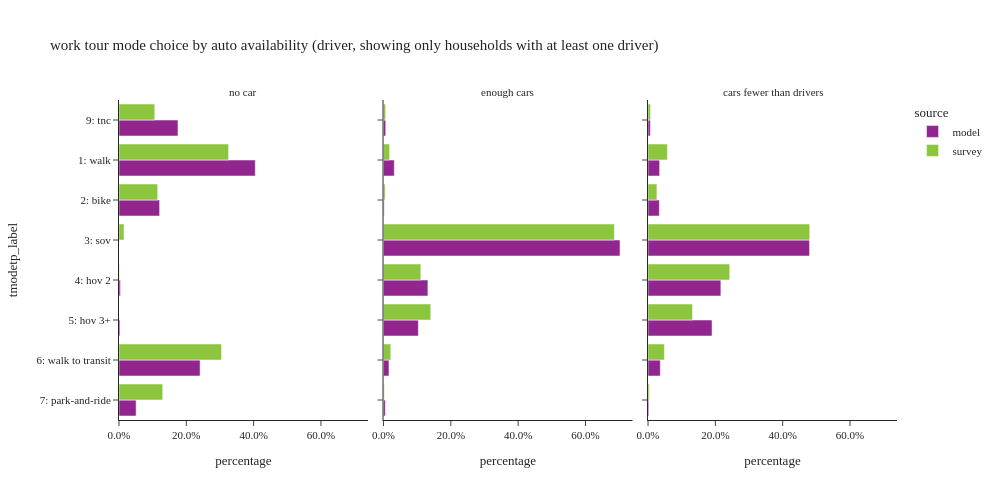

The code cell stored with this chart in its notebook:
### Code cell
plot_mode_choice(wk_tour.filter(pl.col('auto_available_drivers') != "no drivers"), "auto_available_drivers",
                 {"auto_available_driver": ["no car", "cars fewer than drivers", "enough cars"],
                  "tmodetp_label": order_mode},
                 "auto availability (driver, showing only households with at least one driver)", 3, 500, 1000)

### Figure 1 — Plotly figure (JSON) as saved in the notebook; plotly's stock layout.template omitted (floating-point values rounded to 4 significant figures)
{"data": [{"alignmentgroup": "True", "customdata": [[3], [15769], [4698], [168], [120], [9381], [1978], [6824]], "hovertemplate": "source=model<br>auto_available_drivers=no car<br>percentage=%{x}<br>tmodetp_label=%{y}<br>sample count=%{customdata[0]}<extra></extra>", "legendgroup": "model", "marker": {"color": "#91268F", "pattern": {"shape": ""}}, "name": "model", "offsetgroup": "model", "orientation": "h", "showlegend": true, "textposition": "auto", "type": "bar", "x": [7.704e-05, 0.4049, 0.1206, 0.004314, 0.003082, 0.2409, 0.05079, 0.1752], "xaxis": "x", "y": [null, "1: walk", "2: bike", "4: hov 2", "5: hov 3+", "6: walk to transit", "7: park-and-ride", "9: tnc"], "yaxis": "y"}, {"alignmentgroup": "True", "customdata": [[21], [34265], [2106], [753377], [141357], [110978], [17374], [5661], [7004]], "hovertemplate": "source=model<br>auto_available_drivers=enough cars<br>percentage=%{x}<br>tmodetp_label=%{y}<br>sample count=%{customdata[0]}<extra></extra>", "legendgroup": "model", "marker": {"color": "#91268F", "pattern": {"shape": ""}}, "name": "model", "offsetgroup": "model", "orientation": "h", "showlegend": false, "textposition": "auto", "type": "bar", "x": [1.959e-05, 0.03196, 0.001964, 0.7027, 0.1318, 0.1035, 0.0162, 0.00528, 0.006533], "xaxis": "x2", "y": [null, "1: walk", "2: bike", "3: sov", "4: hov 2", "5: hov 3+", "6: walk to transit", "7: park-and-ride", "9: tnc"], "yaxis": "y2"}, {"alignmentgroup": "True", "customdata": [[9], [15545], [15185], [216853], [97789], [85922], [16444], [1070], [3112]], "hovertemplate": "source=model<br>auto_available_drivers=cars fewer than drivers<br>percentage=%{x}<br>tmodetp_label=%{y}<br>sample count=%{customdata[0]}<extra></extra>", "legendgroup": "model", "marker": {"color": "#91268F", "pattern": {"shape": ""}}, "name": "model", "offsetgroup": "model", "orientation": "h", "showlegend": false, "textposition": "auto", "type": "bar", "x": [1.991e-05, 0.0344, 0.0336, 0.4798, 0.2164, 0.1901, 0.03639, 0.002368, 0.006886], "xaxis": "x3", "y": [null, "1: walk", "2: bike", "3: sov", "4: hov 2", "5: hov 3+", "6: walk to transit", "7: park-and-ride", "9: tnc"], "yaxis": "y3"}, {"alignmentgroup": "True", "customdata": [[2], [61], [28], [5], [2], [96], [8], [9]], "hovertemplate": "source=survey<br>auto_available_drivers=no car<br>percentage=%{x}<br>tmodetp_label=%{y}<br>sample count=%{customdata[0]}<extra></extra>", "legendgroup": "survey", "marker": {"color": "#8CC63E", "pattern": {"shape": ""}}, "name": "survey", "offsetgroup": "survey", "orientation": "h", "showlegend": true, "textposition": "auto", "type": "bar", "x": [0.002557, 0.3255, 0.1149, 0.01482, 0.00124, 0.3047, 0.1299, 0.1063], "xaxis": "x", "y": [null, "1: walk", "2: bike", "3: sov", "4: hov 2", "6: walk to transit", "7: park-and-ride", "9: tnc"], "yaxis": "y"}, {"alignmentgroup": "True", "customdata": [[7], [48], [29], [786], [100], [62], [74], [8], [4]], "hovertemplate": "source=survey<br>auto_available_drivers=enough cars<br>percentage=%{x}<br>tmodetp_label=%{y}<br>sample count=%{customdata[0]}<extra></extra>", "legendgroup": "survey", "marker": {"color": "#8CC63E", "pattern": {"shape": ""}}, "name": "survey", "offsetgroup": "survey", "orientation": "h", "showlegend": false, "textposition": "auto", "type": "bar", "x": [0.009937, 0.01815, 0.004868, 0.6859, 0.1109, 0.1403, 0.02156, 0.002137, 0.006167], "xaxis": "x2", "y": [null, "1: walk", "2: bike", "3: sov", "4: hov 2", "5: hov 3+", "6: walk to transit", "7: park-and-ride", "9: tnc"], "yaxis": "y2"}, {"alignmentgroup": "True", "customdata": [[3], [46], [47], [221], [74], [23], [87], [4], [3]], "hovertemplate": "source=survey<br>auto_available_drivers=cars fewer than drivers<br>percentage=%{x}<br>tmodetp_label=%{y}<br>sample count=%{customdata[0]}<extra></extra>", "legendgroup": "survey", "marker": {"color": "#8CC63E", "pattern": {"shape": ""}}, "name": "survey", "offsetgroup": "survey", "orientation": "h", "showlegend": false, "textposition": "auto", "type": "bar", "x": [0.0005958, 0.05771, 0.02635, 0.4804, 0.2427, 0.1321, 0.04868, 0.003771, 0.007589], "xaxis": "x3", "y": [null, "1: walk", "2: bike", "3: sov", "4: hov 2", "5: hov 3+", "6: walk to transit", "7: park-and-ride", "9: tnc"], "yaxis": "y3"}], "layout": {"annotations": [{"font": {}, "showarrow": false, "text": "no car", "x": 0.16, "xanchor": "center", "xref": "paper", "y": 1.0, "yanchor": "bottom", "yref": "paper"}, {"font": {}, "showarrow": false, "text": "enough cars", "x": 0.5, "xanchor": "center", "xref": "paper", "y": 1.0, "yanchor": "bottom", "yref": "paper"}, {"font": {}, "showarrow": false, "text": "cars fewer than drivers", "x": 0.84, "xanchor": "center", "xref": "paper", "y": 1.0, "yanchor": "bottom", "yref": "paper"}], "barmode": "group", "height": 500, "legend": {"title": {"text": "source"}, "tracegroupgap": 0}, "title": {"text": "work tour mode choice by auto availability (driver, showing only households with at least one driver)"}, "width": 1000, "xaxis": {"anchor": "y", "domain": [0.0, 0.32], "tickformat": ".1%", "title": {"text": "percentage"}}, "xaxis2": {"anchor": "y2", "domain": [0.34, 0.66], "matches": "x", "tickformat": ".1%", "title": {"text": "percentage"}}, "xaxis3": {"anchor": "y3", "domain": [0.68, 1.0], "matches": "x", "tickformat": ".1%", "title": {"text": "percentage"}}, "yaxis": {"anchor": "x", "categoryarray": ["9:tnc", "8: school bus", "7: park-and-ride", "6: walk to transit", "5: hov 3+", "4: hov 2", "3: sov", "2: bike", "1: walk"], "categoryorder": "array", "domain": [0.0, 1.0], "title": {"text": "tmodetp_label"}}, "yaxis2": {"anchor": "x2", "domain": [0.0, 1.0], "matches": "y", "showticklabels": false}, "yaxis3": {"anchor": "x3", "domain": [0.0, 1.0], "matches": "y", "showticklabels": false}}}
